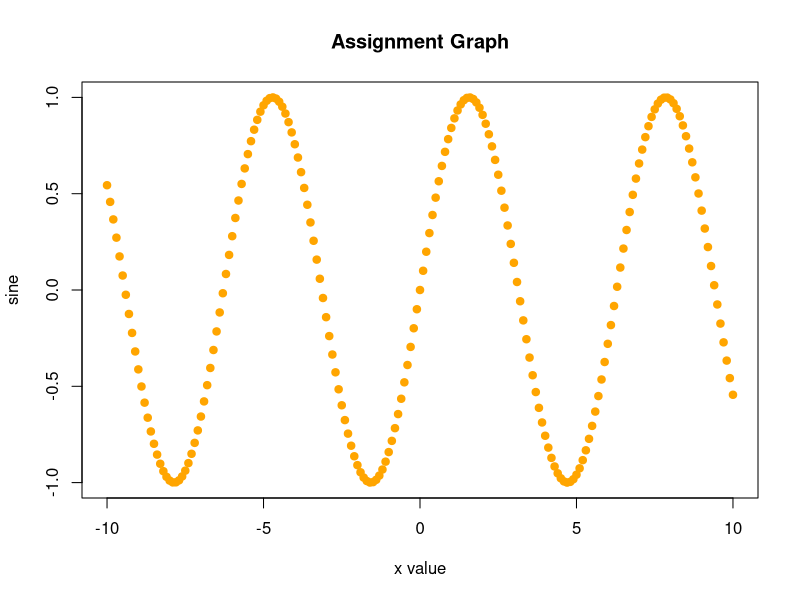

Write the R code that produced this figure.
#R Assignment 1 #Aim: sequence and Repetition Practice #by: Sriraman Krishnamurthy

#Question1
#create a sequence from -10 to 10 incremented by 0.1
x=seq(-10,10,by=0.1)
#x #checking if the sequence is created
# creating a y vector that contains sin values of x vector
y=sin(x) 
#y ##checking if the sequence is created

plot(x,y,xlab = "x value",ylab = "sine",main="Assignment Graph",pch=19,col="orange") 
# Graph Plotted with the given header,xlabel,ylabel,color and point character)

#Question2
#a.       Repeat 7 times as follows
#"x" "y" "z" "x" "y" "z" "x" "y" "z" "x" "y" "z" "x" "y" "z" "x" "y" "z" "x" "y" "z"
rep(c("x","y","z"),7)
#b.       Repeat x, y 4 times and z twice as follows.
#"x" "y" "x" "y" "x" "y" "x" "y" "z" "z"

rep(c(rep(c("x","y"),4),"z"),times=c(rep(c(1,1),4),2))
#OK !! this part was challenging ;) tried around 30 combinations before coming up with the above line
 
